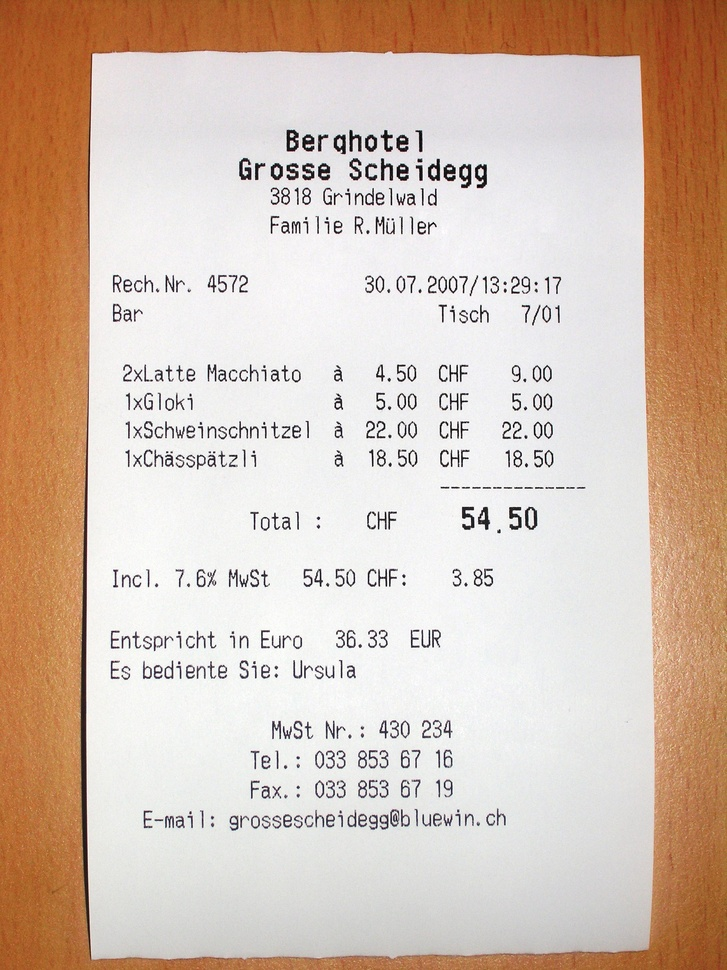
#> input picture test_pictures/test.jpg, 727 x 970 px, shrunk from 2448 x 3264 before the run
$ python -i preprocess.py   (imports and definitions only)
#> lines starting #> are read from the running program, lines starting #| are printed output that depends on the picture
#> further down, picture is the input picture: PIL image 727x970 RGB; mean R, G, B 213.9, 193.6, 179.4
import cv2
from PIL import Image
import numpy as np
import matplotlib.pyplot as plt
from scipy.ndimage import interpolation as inter

# [10 lines left out: functions load_image, black_white, not called in this run]

def fix_skew(img):
    wd, ht = img.size
#> wd = 727; ht = 970
    pix = np.array(img.convert('1').getdata(), np.uint8)
    bin_img = 1 - (pix.reshape((ht, wd)) / 255.0)
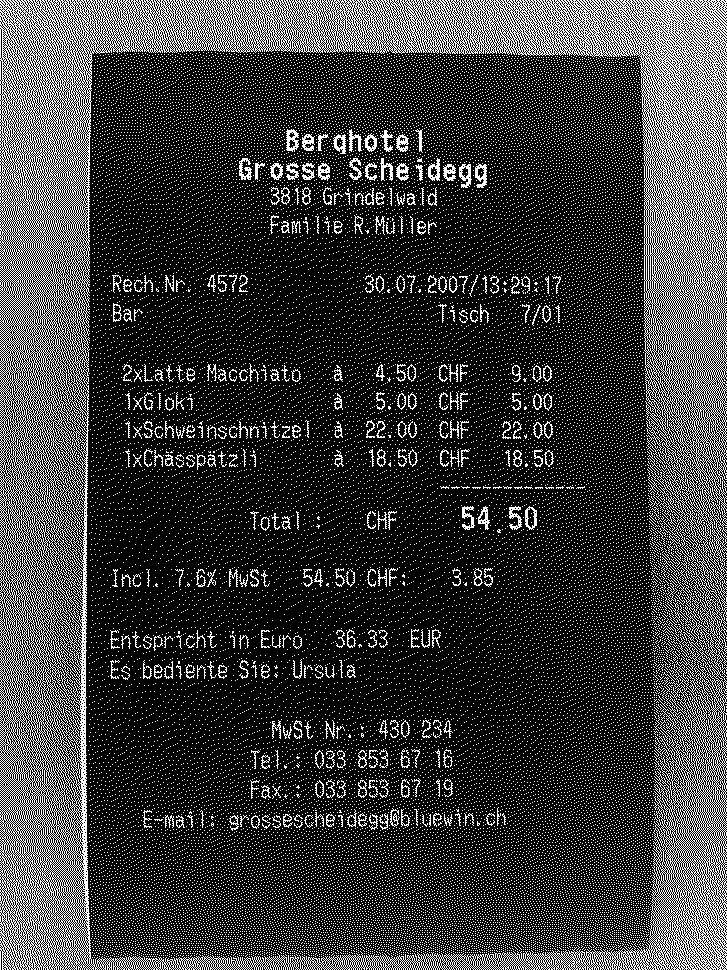
#> bin_img: shape (970, 727) float64; values 0 (black) and 1 (white), 22.5% white in thin lines or dots

    def find_score(arr, angle):
        data = inter.rotate(arr, angle, reshape=False, order=0)
        hist = np.sum(data, axis=1)
        score = np.sum((hist[1:] - hist[:-1]) ** 2)
        return hist, score

    delta = .25
    limit = 5 # As limit increases, so does the computation
    angles = np.arange(-limit, limit+delta, delta)
    scores = []
    for angle in angles:
        hist, score = find_score(bin_img, angle)
        scores.append(score)
#> this loop made 41 passes
#> score on passes 1 to 12: 105549, 112911, 114368, 123028, 104442, 127309, 111280, 118719, 120921, 121529, 112073, 119136
#> pass 1, in find_score, `data = inter.rotate(arr, angle, reshape=False, order=0)`:
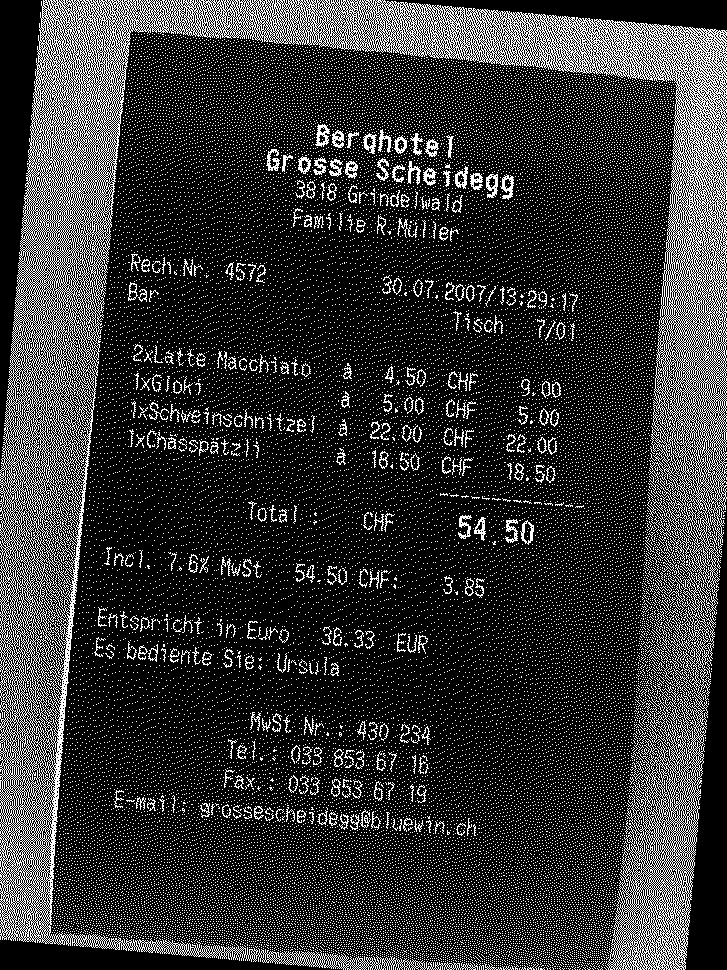
#> data: shape (970, 727) float64; values 0 (black) and 1 (white), 20.1% white in thin lines or dots
#> pass 2, in find_score (call 2), `data = inter.rotate(arr, angle, reshape=False, order=0)`:
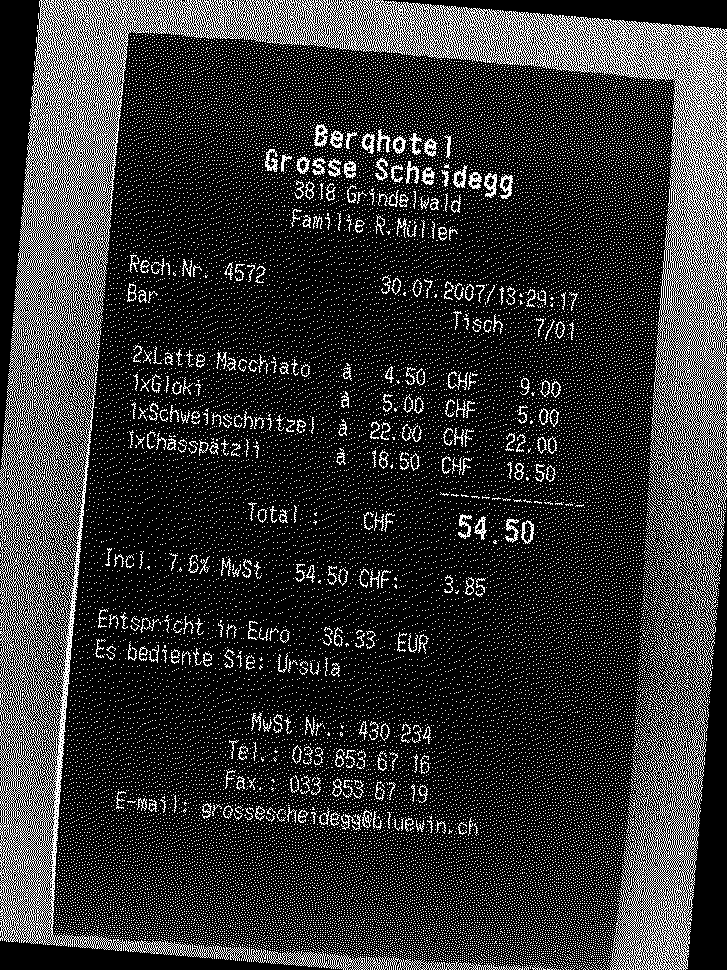
#> data: shape (970, 727) float64; values 0 (black) and 1 (white), 20.2% white in thin lines or dots
#> pass 3, in find_score (call 3), `data = inter.rotate(arr, angle, reshape=False, order=0)`:
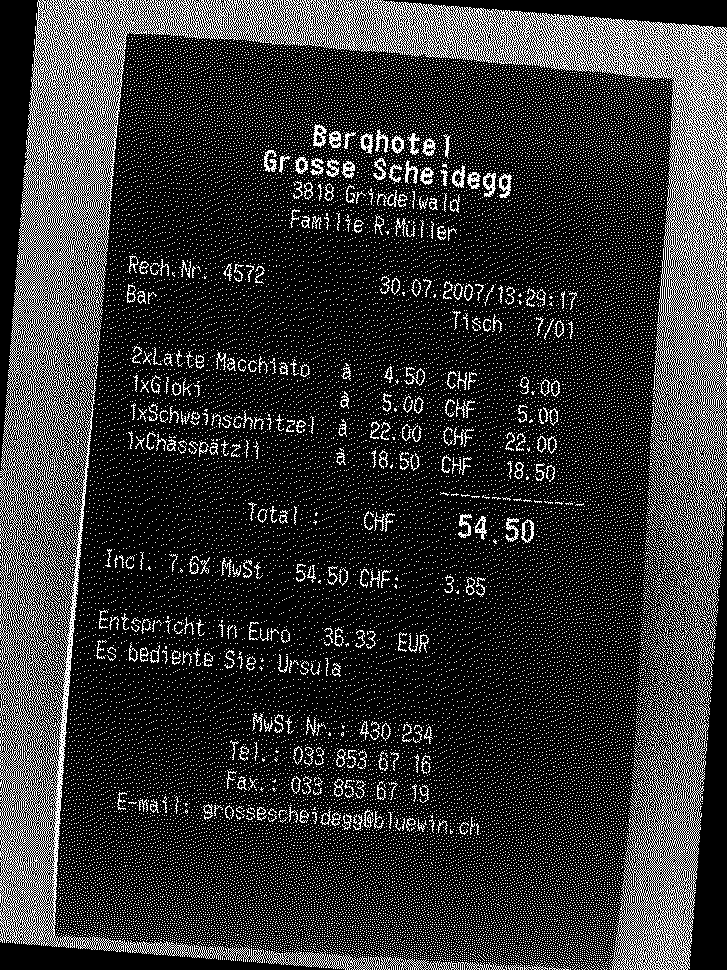
#> data: shape (970, 727) float64; values 0 (black) and 1 (white), 20.3% white in thin lines or dots
#> after the loop, scores = 41 values, max 238652 at index 19, min 100286 at index 34, mean 134112.5

    best_score = max(scores)
#> best_score = 238652
    best_angle = angles[scores.index(best_score)]
#> best_angle = -0.25

    data = inter.rotate(bin_img, best_angle, reshape=False, order=0)
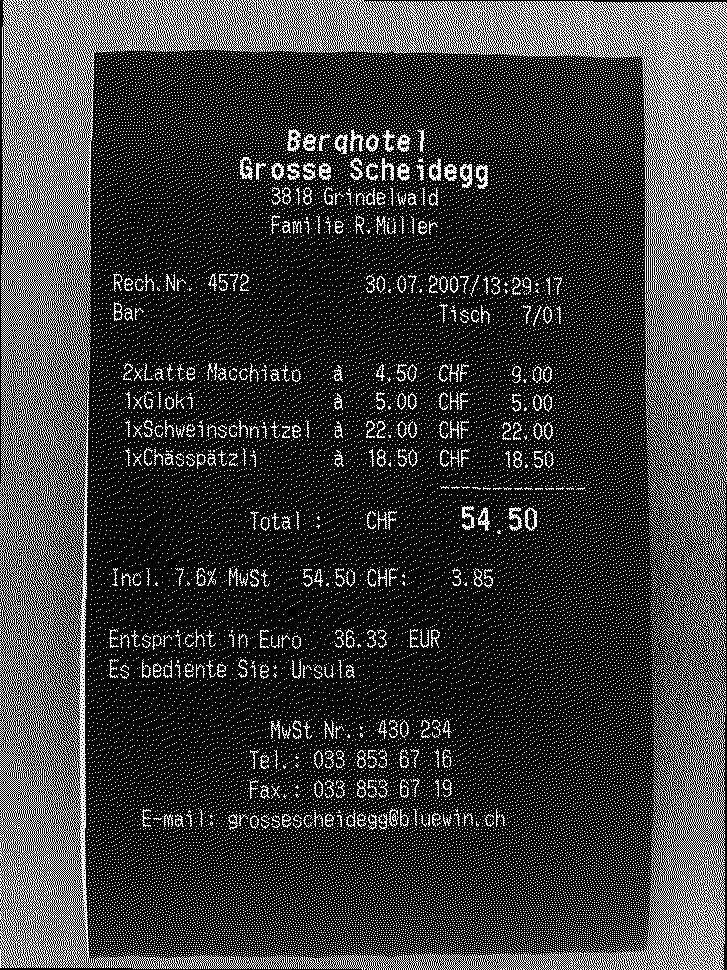
#> data: shape (970, 727) float64; values 0 (black) and 1 (white), 22.3% white in thin lines or dots
    img = Image.fromarray((255 * data).astype("uint8")).convert("RGB")
#> img: PIL image 727x970 RGB; 22.3% white in thin lines or dots
    return img

# [84 lines left out: functions noise_reduction, thin_skeleton, segmentation, not called in this run]

# [22 lines of commented-out code are left out]

>>> from PIL import Image
>>> picture = Image.open('../../test_pictures/test.jpg')
>>> result = fix_skew(picture)
